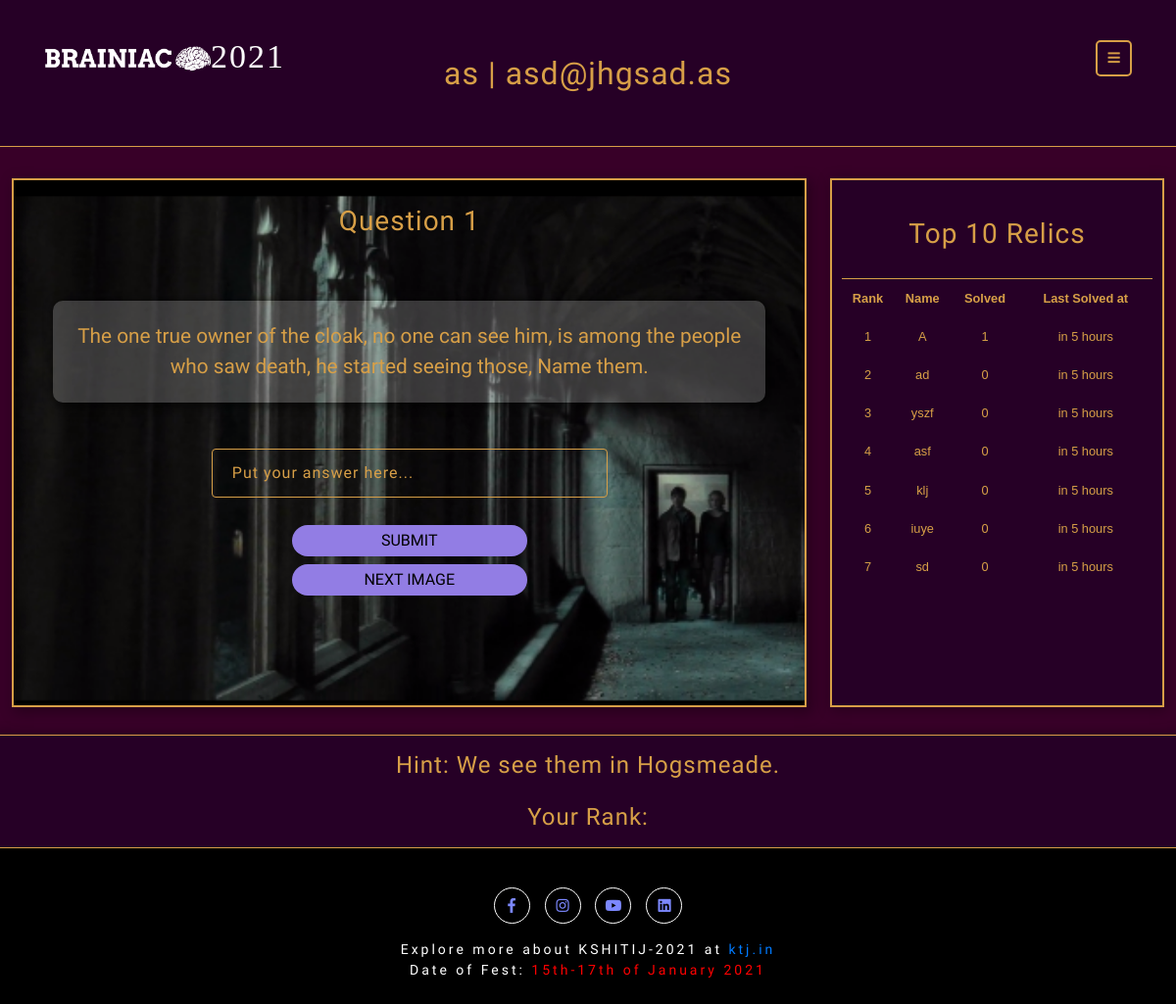
The app's page /qpage.php (signed in) with its own data.
### tables this page shows
CREATE TABLE `relic_ques` (
  `id` int(10) NOT NULL,
  `ques_no` int(10) NOT NULL,
  `ques` varchar(1000) NOT NULL,
  `ans1` varchar(100) NOT NULL,
  `ans2` varchar(100) NOT NULL,
  `hint` varchar(200) NOT NULL,
  `img_p` varchar(100) NOT NULL,
  `img_p1` varchar(100) DEFAULT NULL,
  `img_p2` varchar(100) DEFAULT NULL,
  `img_p3` varchar(100) DEFAULT NULL,
  `img_p4` varchar(100) DEFAULT NULL
);

CREATE TABLE `relic` (
  `id` int(11) NOT NULL,
  `name` varchar(224) NOT NULL,
  `email` varchar(224) NOT NULL,
  `ktj_id` varchar(20) NOT NULL,
  `q_on` int(11) NOT NULL,
  `last_time` bigint(20) NOT NULL,
  `score` bigint(20) NOT NULL,
  `rank` int(11) DEFAULT NULL
);

### require.php (called while the page is built, shortened)
<?php
function loggedin() {
	if ((isset($_SESSION['ktj_id']))&&(isset($_SESSION['email']))&&(!empty($_SESSION['ktj_id']))&&(!empty($_SESSION['email']))) {
		return true;
	} else {
		return false;
	}
}
?>

### qpage.php (the view, shortened to what this page needs)
<?php
  require 'require.php';
  if(!loggedin())
  {
    header('Location: index.php');
    die();
  }
  else
  {
    require 'connect.inc.php';
    $q_on=  $_SESSION['q_on'];
    if($q_on >= 19)
    {
      $q_on="";
      $ques ="Hurray!! You completed the game";
      $hint= "Follow Leader Board to check if you win.";
      $img_p="winner.png";
      $_SESSION['image'] = "img/winner.png";
    }
    else
    {
      $query0 = "SELECT ques, hint, img_p, img_p1, img_p2, img_p3, img_p4 FROM relic_ques WHERE ques_no = '$q_on'";
      $result = $conn->query($query0);
      if($result->num_rows > 0)
      {
        $row = mysqli_fetch_row($result);
        $ques = $row[0];
        $hint= $row[1];
      }
    }
?>
<!DOCTYPE html>
<html lang="zxx">
   <head>
      <link href="css/bootstrap.min.css" rel="stylesheet" type="text/css" media="all">
      <link href="css/fontawesome-all.min.css" rel="stylesheet" type="text/css" media="all">
      <link href="css/style.css" rel='stylesheet' type='text/css' media="all">
      <link rel="stylesheet" href="css/lightbox.css">
      <link href="css/nav.css" rel="stylesheet" type="text/css" media="all" />
   </head>
   <body>
      <div class="header-outs">
         <div class="header-w3layouts">
            <div class="container">
               <div class="right-side">
                  <p>
                     <button id="trigger-overlay" type="button">
                     <span class="fa fa-bars" aria-hidden="true"></span>
                     </button>
                  </p>
               </div>
               <div class="hedder-logo">
                  <h1><a href="index.php">
                     <img src="images/rhlogo.png" style="width:5em;" class="img-fluid" alt="logo">2021</a>
                  </h1>
               </div>
            </div>
         </div>
      </div>
      <div class="top_page-banner">
         <h2><?php echo $_SESSION['name'];?> | <?php echo $_SESSION['ktj_id'];?></h2>
      </div>
               <div class="mycontainer1">
               <?php
               $iimmgg = $_SESSION['image'];
               ?>
                  <div id="img_p" class="questionbox" style=" background-size: cover;background-image: url(<?php echo $iimmgg ?>);">
                     <center>
                     <h3 >Question <span id="question_no"> <?php echo $q_on; ?></span></h3>
                     <p id="question"><?php echo $ques; ?></p>
                     <form action='aCheck.php' autocomplete="off" method="POST">
                     <input type="text" id="answer" name="answer" placeholder="Put your answer here..."  required><br><br>
                     <button type="submit" id="qSubmit" class=" center-button" >SUBMIT</button>
                     </form>
                     <form action='nextImage.php' autocomplete="off" method="POST">
                     <button type="submit" id="qSubmit" class=" center-button" >NEXT IMAGE</button>
                     </form>
                     <br/>
                     </center>
                  </div>
                  <div class="scoreboard scrollbar" id="style-10">
                    <center>
                        <h3>Top 10 Relics</h3>
                    </center>
                    <table>
                          <tr style = "background:none;">
                            <th>Rank</th>
                            <th>Name</th>
                            <th>Solved</th>
                            <th>Last Solved at</th>
                          </tr>
                        <?php
                          $query2 = "SELECT name, ktj_id, q_on, last_time, email FROM relic ORDER BY score DESC";
                          $result = $conn->query($query2);
                          if($result->num_rows > 0)
                          {
                            $i=0;
                            while ($i < 10){
                              $row = $result->fetch_assoc();
                              $naam = $row['name'];
                              $qusetion_on = $row['q_on']-1;
                              $last_correct = $row['last_time'];
                              $ti= date('Y-m-d H:i:s', $last_correct);
                              if($qusetion_on>=0)
                              {
                                echo '<tr style = "background:none;">';
                                echo "<td id='rank".($i + 1)."'>".($i + 1)."</td>";
                                echo "<td id='name".($i + 1)."'>".$naam."</td>";
                                echo "<td id='q_on".($i + 1)."'>".$qusetion_on."</td>";
                                echo "<td class='need_to_be_rendered' datetime='".$ti."'  id='time".($i + 1)."'>".$ti."</td>";
                                echo "</tr>";
                              }
                              $i++;
                            }
                            $myrank= $rank;
                          }
                        ?>
                    </table>
                  </div>
               </div>
               <div class="hintmaterial">
                <center>
                  <h4 >Hint: <span  id="hint"> <?php echo $hint; ?></span></h4><br>
                  <h4 >Your Rank: <span  id="myrank"> <?php echo $myrank; ?></span></h4>
                </center>
              </div>
         <footer class="py-lg-4 py-md-3 py-sm-3 py-3">
             <div class="icons text-center p-3">
            <ul>
               <li><a href="https://www.facebook.com/ktj.iitkgp/" target="_blank"><span class="fab fa-facebook-f"></span></a></li>
               <li><a href="https://www.instagram.com/ktj.iitkgp/" target="_blank"><span class="fab fa-instagram"></span></a></li>
               <li><a href="https://www.youtube.com/user/ktjiitkgp" target="_blank"><span class="fab fa-youtube"></span></a></li>
               <li><a href="https://www.linkedin.com/company/kshitij-iit-kharagpur/" target="_blank"><span class="fab fa-linkedin"></span></a></li>
            </ul>
         </div>
            <div class="footer-below text-center">
              <p>Explore more about KSHITIJ-2021 at <a href="http://www.ktj.in" target="_blank"> ktj.in</a><br>
               <span>Date of Fest: <bold style="color:red;">15th-17th of January 2021</bold><span></p>
            </div>
         </footer>
   </body>
</html>
<?php
}
?>

### css/style.css (style rules this page uses)
html, body { padding: 0; margin: 0; background: #fff; letter-spacing: 1px; font-family: 'Arimo', sans-serif; }
body a { outline: none; transition: 0.5s all; -webkit-transition: 0.5s all; -moz-transition: 0.5s all; -o-transition: 0.5s all; -ms-transition: 0.5s all; text-decoration: none; }
select,input[type="email"],input[type="text"],input[type=password], input[type="button"],input[type="submit"],textarea { font-family: 'Arimo', sans-serif; transition:0.5s all; -webkit-transition:0.5s all; -moz-transition:0.5s all; -o-transition:0.5s all; -ms-transition:0.5s all; letter-spacing: 1px; }
h1, h2, h3, h4, h5, h6 { margin: 0; padding: 0; font-family: 'Arimo', sans-serif; letter-spacing: 1px; }
p { margin: 0; padding: 0; letter-spacing: 1px; font-family: 'Arimo', sans-serif; font-size:14px; }
ul { margin: 0; padding: 0; list-style-type: none; }
.header-outs { position:relative; }
.right-side { float: right!important; padding-top: 9px; }
button#trigger-overlay { background:transparent; border: 2px solid #fff; border-radius: 5px; color: #fff; font-size: 14px; outline:none; width: 37px; height: 37px; cursor: pointer; }
.header-w3layouts { padding-top:2em; position: absolute; z-index: 9999; width: 100%; }
.hedder-logo { display:inline-block; }
.hedder-logo h1 a { font-size: 36px; color: #fff !important; text-transform: uppercase; font-weight: 300; letter-spacing: 2px; font-family: 'Cinzel Decorative', cursive; }
.hedder-logo img { width: 40%; }
footer { background:#000; }
.footer-below p { font-size: 14px; letter-spacing: 3px; color:#fff; }
.icons ul li { display: inline-block; }
.icons ul li a { color: #fff; }
.icons ul li a span { font-size: 15px; border: 1px solid #fff; letter-spacing: 0px; width: 37px; height: 37px; line-height: 35px; text-align: center; border-radius: 50%; margin: 0px 5px; color:#7c88ff; transition: 0.5s all; -webkit-transition: 0.5s all; transition: 0.5s all; -moz-transition: 0.5s all; }
@media (max-width:1280px) { .hedder-logo img { width: 33%; } }
@media (max-width:1280px) { .hedder-logo h1 a { font-size: 34px; } }
.questionbox { width:70%; height:80%; float:left; padding:10px 0px; }
.questionbox h3 { color:white; }
.questionbox p { margin:8% 5% 1.5% 5%; background-color:rgba(255,255,255,0.4); word-wrap: break-word; font-size: 1.3em; }
.questionbox input { width:50%; border: 1px solid #ccc; border-radius: 4px; box-sizing: border-box; padding: 12px 20px; }
.questionbox button { border: none; color: white; padding: 16px 32px; text-align: center; text-decoration: none; display: inline-block; font-size: 16px; margin: 4px 2px; -webkit-transition-duration: 0.4s; transition-duration: 0.4s; cursor: pointer; background-color: white; color: black; border: 2px solid #e7e7e7; }
.scoreboard { width:30%; float:left; background-color: pink; height:80%; padding:5px; overflow:auto; }
.scoreboard h3 { background-color: white }
.scoreboard table { font-family: arial, sans-serif; border-collapse: collapse; width: 100%; }
.scoreboard td, th { border: 1px solid #dddddd; text-align: left; padding: 8px; }
.scoreboard tr:nth-child(even) { background: none !important; }
.scoreboard { letter-spacing: 0px; width: 29%; float: right; background-color: white; height: 95%; margin-bottom: 10px; padding: 10px; overflow: auto; box-shadow: 2px 2px 13px 1px #0000004d; }
.scoreboard td, th { border: 0px solid #dddddd; text-align: center; font-size: 0.8em; padding: 10px 2px; }
.scoreboard h3 { background-color: #c5c5c5; padding: 1em 1px; }
.questionbox { width: 69%; height: 95%; float: left; box-shadow: 4px 4px 13px 2px #0000004d; background: url(../images/b2.jpg) no-repeat center; }
.hintmaterial { padding: 1em; box-shadow: 0px -1px 9px 4px #0003; }
.questionbox p { margin: 7% 5% 5% 5%; background-color: rgba(255,255,255,0.8); word-wrap: break-word; font-size: 1.2em; border-radius: 10px; padding: 1em; letter-spacing: 0px; box-shadow: 2px 2px 9px 3px #00000080; }
.top_page-banner { padding-top: 4.5em; }

### css/lightbox.css (style rules this page uses)
body:after { display: none; }

### records on screen
relic_ques: ques "The one true owner of the cloak, no one can see him, is among the people who saw death, he started seeing those, Name them.", hint "We see them in Hogsmeade."
relic: name "A", q_on "1"
relic: name "ad", q_on "0"
relic: name "yszf", q_on "0"
relic: name "asf", q_on "0"
relic: name "klj", q_on "0"
relic: name "iuye", q_on "0"
relic: name "sd", q_on "0"

### other values on screen
$_SESSION['name'] "as"
$_SESSION['ktj_id'] "asd@jhgsad.as"
$q_on "1"
